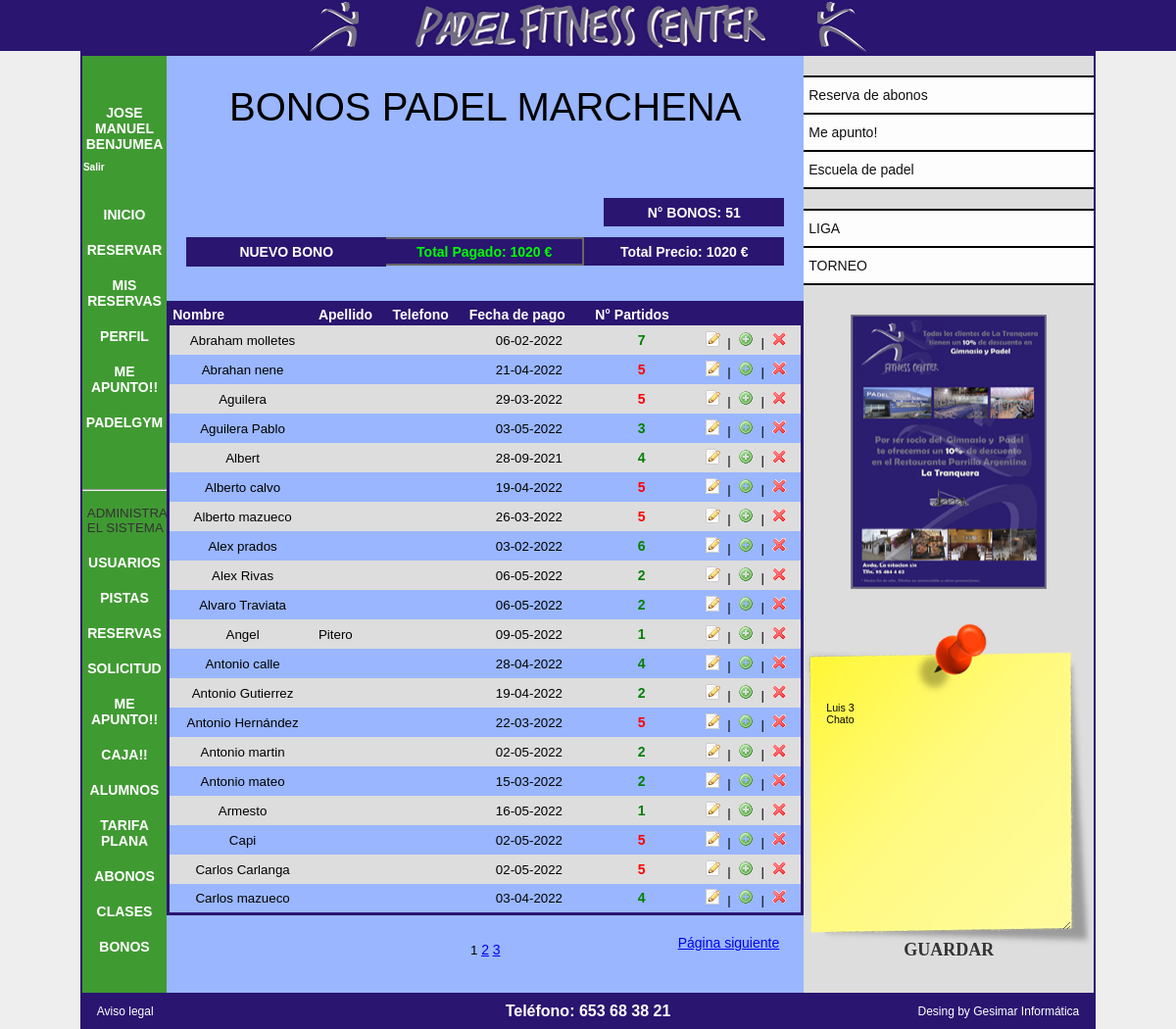
Screenshot of /usuarios/bono/lista_bono.php (signed in) with the database file from the repository.
### tables this page shows
CREATE TABLE IF NOT EXISTS `usuarios` (
  `id_usuario` int(11) NOT NULL,
  `mail` varchar(32) DEFAULT NULL,
  `nick` varchar(20) NOT NULL,
  `pass` varchar(50) DEFAULT NULL,
  `nombre` varchar(32) DEFAULT NULL,
  `apellido1` varchar(32) DEFAULT NULL,
  `apellido2` varchar(32) DEFAULT NULL,
  `dni` varchar(16) DEFAULT NULL,
  `telefono1` varchar(16) DEFAULT NULL,
  `telefono2` varchar(16) DEFAULT NULL,
  `calle` varchar(32) DEFAULT NULL,
  `numero` varchar(8) DEFAULT NULL,
  `bloque` varchar(8) DEFAULT NULL,
  `puerta` varchar(8) DEFAULT NULL,
  `fecha_nacimiento` date DEFAULT NULL,
  `dia_alta` date DEFAULT NULL,
  `hora_alta` time DEFAULT NULL,
  `privilegios` int(11) DEFAULT NULL
);

CREATE TABLE IF NOT EXISTS `bono` (
  `id_usuario` int(11) NOT NULL,
  `nombre` varchar(100) NOT NULL,
  `apellido` varchar(100) NOT NULL,
  `telefono` varchar(100) NOT NULL,
  `precio` int(11) NOT NULL,
  `fecha` varchar(100) NOT NULL,
  `dia` varchar(10) NOT NULL,
  `mes` varchar(10) NOT NULL,
  `ano` int(11) NOT NULL
);

CREATE TABLE IF NOT EXISTS `post_it` (
  `id` varchar(10) NOT NULL,
  `texto` varchar(1000) NOT NULL,
  `fecha` varchar(10) NOT NULL
);

### conexion.php (called while the page is built, shortened)
<?php
$tabla1='usuarios';
$tabla31='bono';
$tabla32='bono_partidos';
$tabla39='post_it';
?>

### usuarios/bono/lista_bono.php (the view, shortened to what this page needs)
<?php
include("../../conexion.php");
include("../../includes.php");
$TAMANO_PAGINA = 20;
$pagina = $_GET["pagina"];
if (!$pagina) {
    $inicio = 0;
    $pagina=1;
}
else {
    $inicio = ($pagina - 1) * $TAMANO_PAGINA;
}
$ssql = "select * from `$tabla31` ";
$rs = mysqli_query($conexion, $ssql);
$num_total_registros = mysqli_num_rows($rs);
$total_paginas = ceil($num_total_registros / $TAMANO_PAGINA);
$sql="SELECT COUNT(*) FROM `$tabla31`";
$consulta=mysqli_query($conexion, $sql);
$rcount= mysqli_fetch_assoc($consulta);
$ssql="SELECT COUNT(*) FROM `$tabla31`";
$consulta2=mysqli_query($conexion, $ssql);
$suma=0;
$tabla12= mysqli_query($conexion, "select precio from `$tabla31` ");
	while ($registro12 = mysqli_fetch_array($tabla12)) {
	$suma=$suma+$registro12['precio'];
	}
$suma2=0;
$tabla122= mysqli_query($conexion, "select precio from `$tabla31`");
	while ($registro122 = mysqli_fetch_array($tabla122)) {
	$suma2=$suma2+$registro122['precio'];
}
encabezado();
	echo "<link href='../../estilos.css' rel='stylesheet' type='text/css' />";
cabecera();
col_izda1();
enlaces_izda();
administrar();
col_izda2();
cuerpo1();
?>
<div id="cabecera_alumnos"> BONOS PADEL MARCHENA</div>
<br />
 <br />
<br />
 <br />
<div id='numero_alumno'><a><?php echo "<b>N&deg; BONOS: </b>".$rcount['COUNT(*)']." "?></a></div>
<br />
<br />
<div id='total_precio'><a><?php echo "<b>Total Precio: </b>".$suma." &euro;"?></a></div>
<?php
if ($suma>$suma2){ ?>
	<div id='total_precio_neg'><a><?php echo "<b>Total Pagado : </b>".$suma2." &euro;"?></a></div>
<? }else{ ?>
<div id='total_precio_pos'><a><?php echo "<b>Total Pagado: </b>".$suma2." &euro;"?></a></div>
<? }?>
<div id='boton_nuevo'><a href='alta_bono.php'>NUEVO BONO</a></div>
<?
$ssql = "select * from `$tabla31` ORDER BY nombre limit " . $inicio . "," . $TAMANO_PAGINA ;
$resultado = mysqli_query($conexion, $ssql);
echo "<br><br><br>";
echo "<table border='0' id='tabla_gestion' width='650'>";
echo "<tr id='cabecera_tabla'> <td> <div id='texto_titulo'> Nombre </div></td>
  <td><div id='texto_titulo'> Apellido </div></td>
  <td><div id='texto_titulo'> Telefono </div></td>
  <td><div id='texto_titulo'> Fecha de pago </div></td>
  <td><div id='texto_titulo'> N&deg; Partidos </div></td>
  <td></td>";
$i=1;
while ($row=mysqli_fetch_assoc($resultado)){
$id_usuario=$row['id_usuario'];
$nombre=$row['nombre'];
$apellido=$row['apellido'];
$telefono=$row['telefono'];
$fecha=$row['fecha'];
$i++;
	$ssql_partidos = "SELECT SUM(b1+b2+b3+b4+b5+b6+b7+b8+b9+b10) as total FROM `$tabla32` WHERE id_usuario=$id_usuario" ;
	$resultado_partidos = mysqli_query($conexion, $ssql_partidos);
	while ($row_partidos=mysqli_fetch_assoc($resultado_partidos)){
	$partidos=$row_partidos["total"];
if($i%2==0){
	$estilo="fila_par";
}else{
	$estilo="fila_inpar";
	}
		echo "<tr id='".$estilo."'>";
			echo "<td align='center'>".$nombre."</td>";
			echo "<td align='left'>".$apellido."</td>";
			echo "<td align='left'>".$telefono."</td>";
			echo "<td align='center'>".$fecha."</td>";
			echo "<td align='center'>";
			if ($partidos=='5'){
				echo "<a style='color:red; cursor:point'><b>".$partidos."</b></a> ";
				}else{
				echo "<a style='color:green; cursor:point'><b>".$partidos."</b></a>";
				}
			echo "</td>";
			echo "<td><a href='bono.php?accion=modificar&id=$id_usuario'><img src='../../imagenes/edit.gif' alt='editar' border='0'></a>";
			echo  "&nbsp;&nbsp;|&nbsp;&nbsp;<a href='datosBono.php?id=$id_usuario'><img src='../../imagenes/add.gif' name='borrar' alt='borrar' border='0'></a></div>";
			echo  "&nbsp;&nbsp;|&nbsp;&nbsp;<a href='lista_bono.php?accion=borrar&id=$id_usuario'><img src='../../imagenes/delete.gif' name='borrar' alt='borrar' border='0'></a></div></td>";
	 echo "</tr>";
	}
}
	echo "</table>";
$pag_siguiente=$pagina+1;
?>
<br><br><br><br>
<table border="0" width="600">
<tr>
	<td width="200" align="left">
<?php
echo "</td>";
echo "<td align='center'>";
if ($total_paginas > 1){
    for ($i=1;$i<=$total_paginas;$i++){
       if ($pagina == $i)
          echo $pagina . " ";
       else
          echo "<a href='lista_bono.php?pagina=" . $i . "'class=izquierda>" . $i . "</a> ";
    }
}
?>
</td>
<td width="200" align="right">
	<?php
if($pagina==$total_paginas){
	echo "&nbsp;";
}else{
	echo "<a href='lista_bono.php?pagina=".$pag_siguiente."'>P&aacute;gina siguiente</a>";
	echo "<br>";
	echo "<br>";
}
?>
</td>
</table>
<br />
<br />
<?php
cuerpo2();
col_derecha1();
eventos1();
col_derecha2();
pie();
?>

### includes.php (shortened to what this page needs)
<?php function encabezado(){ ?>
<html>
<head>
	<link href="estilos.css" rel="stylesheet" type="text/css" />
<?php
$directorio_actual=$_SERVER['PHP_SELF'];
$palabras=explode("/",$directorio_actual);
$palabras_contadas=count($palabras);
if ($palabras_contadas==4){
	$directorio_padre='../../';
}elseif($palabras_contadas==3){
	$directorio_padre='';
}
    		    ?>
<?php
	$f = explode("/", $_SERVER['PHP_SELF']);
	$directorio_actual=$f[count($f)-3];
	if($directorio_actual=='usuarios' OR $directorio_actual=='gestion'){
?>
	<link rel="stylesheet" href="<?php echo $directorio_padre; ?>css/lightbox.css" type="text/css" media="screen" />
<?php
	}
} ?>
<?php function cabecera(){ ?>
</head>
<body>
<table border='0' width='100%' height='100%' id='pagina'>
	<tr>
		<td id='franja_izda'>&nbsp;</td>
		<td width='85%' id='contenido' align='center' valign='top'>
<table border="0" width='100%' height='100%'>
<tr>
	<td colspan='3' height='50' id='cabecera' align='center'>
		<table border='0' height='100%'>
			<tr>
			<?php
			$f = explode("/", $_SERVER['PHP_SELF']);
			$directorio=$f[count($f)-2];
				if($directorio=="padelmarchena"){
					echo "<td><a href='index.php'><img src='logo.png'></a></td>";
				}else{
					echo "<td><a href='../../../index.php'><img src='../logo.png'></a></td>";
				}
			?>
			</tr>
		</table>
	</td>
</tr>
<?php } ?>
<?php function col_izda1(){ ?>
<tr>
	<td width='200' id='col_izquierda' valign='top'>
<?php } ?>
<?php function enlaces_izda(){
	if($_SESSION['autenticado']=='si'){
	$f = explode("/", $_SERVER['PHP_SELF']);
	$enlace_seleccionado=$f[count($f)-1];
	$directorio=$f[count($f)-2];
	$directorio_padre=$f[1];
?>
<?php
$directorio_actual=$_SERVER['PHP_SELF'];
$palabras=explode("/",$directorio_actual);
$palabras_contadas=count($palabras);
if ($palabras_contadas==4){
	$directorio_padre='../../';
}elseif($palabras_contadas==3){
	$directorio_padre='';
}
    		    ?>
		<table border='0' id='enlaces' width='100%'>
			<tr>
				<td>
				<?php
				include("conexion.php");
				$ssql_usuario = "SELECT nombre, apellido1 FROM `$tabla1` WHERE id_usuario=$_SESSION[id]";
				$resultado_usuario = mysqli_query($conexion, $ssql_usuario);
				$row_usuario = mysqli_fetch_object($resultado_usuario);
				echo "<div id='nombre_usuario'>".$row_usuario->nombre." ".$row_usuario->apellido1;
				echo "<br><div id='enlace_salir'><a href='../../salir.php'>Salir</a></div>";
				echo "</div>";
				?>
				</td>
			</tr>
			<tr>
				<td <?php if($directorio=="padelmarchena" AND $enlace_seleccionado!="index.php"){echo "id='seleccionado'";} ?>><a href='<?php echo $directorio_padre; ?>index.php'>INICIO</a></td>
			</tr>
			<tr>
				<td <?php if($enlace_seleccionado=="reservas.php"){echo "id='seleccionado'";} ?>><a href='<?php echo $directorio_padre; ?>usuarios/reservas/reservas.php'>RESERVAR</a></td>
			</tr>
			<tr>
				<td <?php if($enlace_seleccionado=="mis_reservas.php"){echo "id='seleccionado'";} ?>><a href='<?php echo $directorio_padre; ?>usuarios/reservas/mis_reservas.php'>MIS RESERVAS</a>
				</td>
			</tr>
			<tr>
				<td <?php if($enlace_seleccionado=="perfil.php"){echo "id='seleccionado'";} ?>><a href='<?php echo $directorio_padre; ?>usuarios/datos/perfil.php'>PERFIL</a></td>
			</tr>
			<tr>
				<td <?php if($directorio=="meapunto"){echo "id='seleccionado_nuevo'";}else{echo "id='enlace_nuevo'";} ?>><a href='<?php echo $directorio_padre; ?>usuarios/meapunto/gestion_meapunto.php'>ME APUNTO!!</a></td>
			</tr>
            <tr>
				<td <?php if($enlace_seleccionado=="mis_reservas.php"){echo "id='seleccionado'";} ?>><a href='<?php echo $directorio_padre; ?>usuarios/padelgym/lista_padelgym.php'><b>PADELGYM</b></a>
				</td>
			</tr>
		</table>
<?php
	}
} ?>
<?php function administrar(){
	if($_SESSION['autenticado']=='si' AND $_SESSION['privilegios']=='1'){
	$f = explode("/", $_SERVER['PHP_SELF']);
	$enlace_seleccionado=$f[count($f)-1];
	$directorio=$f[count($f)-2];
?>
<?php
$directorio_actual=$_SERVER['PHP_SELF'];
$palabras=explode("/",$directorio_actual);
$palabras_contadas=count($palabras);
if ($palabras_contadas==4){
	$directorio_padre='../../';
}elseif($palabras_contadas==3){
	$directorio_padre='../';
}
    		    ?>
		<table border='0' id='enlaces' width='100%'>
			<tr>
				<td><hr></td>
			</tr>
			<tr>
				<td class='titulo'>ADMINISTRA EL SISTEMA</td>
			</tr>
			<tr>
				<td <?php if($directorio=="gest_usuarios" AND $enlace_seleccionado!='solicitud.php'){echo "id='seleccionado'";} ?>><a href='<?php echo $directorio_padre; ?>gestion/gest_usuarios/usuarios.php'>USUARIOS</a></td>
			</tr>
			<tr>
				<td <?php if($directorio=="gest_pistas"){echo "id='seleccionado'";} ?>><a href='<?php echo $directorio_padre; ?>gestion/gest_pistas/pistas.php'>PISTAS</a></td>
			</tr>
			<tr>
				<td <?php if($directorio=="gest_reservas"){echo "id='seleccionado'";} ?>><a href='<?php echo $directorio_padre; ?>gestion/gest_reservas/gestion_reservas.php'>RESERVAS</a></td>
			</tr>
			<tr>
				<td <?php if($enlace_seleccionado=='solicitud.php'){echo "id='seleccionado'";} ?>><a href='<?php echo $directorio_padre; ?>gestion/gest_usuarios/solicitud.php'>SOLICITUD</a></td>
			</tr>
			<tr>
				<td <?php if($directorio=="gest_meapunto"){echo "id='seleccionado'";} ?>><a href='<?php echo $directorio_padre; ?>gestion/gest_meapunto/alta_meapunto.php'>ME APUNTO!!</a></td>
			</tr>
            <tr>
				<td <?php if($enlace_seleccionado=="caja.php"){echo "id='seleccionado'";} ?>><a href='<?php echo $directorio_padre1; ?>../../usuarios/caja/caja.php'>CAJA!!</a></td>
			</tr>
              <tr>
				<td <?php if($enlace_seleccionado=="lista_alumnos.php"){echo "id='seleccionado'";} ?>><a href='<?php echo $directorio_padre1; ?>../../usuarios/alumnos/lista_alumnos.php'>ALUMNOS</a></td>
			</tr>
            <tr>
				<td <?php if($enlace_seleccionado=="tarifa_plana.php"){echo "id='seleccionado'";} ?>><a href='<?php echo $directorio_padre1; ?>../../usuarios/tarifa/tarifa_plana.php'>TARIFA PLANA</a></td>
			</tr>
             <tr>
				<td <?php if($enlace_seleccionado=="abono.php"){echo "id='seleccionado'";} ?>><a href='<?php echo $directorio_padre1; ?>../../usuarios/abono/abono.php'>ABONOS</a></td>
			</tr>
               <tr>
				<td <?php if($enlace_seleccionado=="abono.php"){echo "id='seleccionado'";} ?>><a href='<?php echo $directorio_padre1; ?>../../usuarios/clases/lista_bono.php'>CLASES</a></td>
			</tr>
            <tr>
				<td <?php if($enlace_seleccionado=="abono.php"){echo "id='seleccionado'";} ?>><a href='<?php echo $directorio_padre1; ?>../../usuarios/bono/lista_bono.php'>BONOS</a></td>
			</tr>
		</table>
<?php
	}
} ?>
<?php function col_izda2(){ ?>
	</td>
<?php } ?>
<?php function cuerpo1(){ ?>
	<td valign='top' align='center' id='muro' width='700'>
	<table border='0' width='100%'>
		<tr>
			<td align='center'>
<?php } ?>
<?php function cuerpo2(){ ?>
			</td>
		</tr>
</table>
	</td>
<?php } ?>
<?php function col_derecha1(){ ?>
	<td width='200' id='col_derecha' valign='top' align='center'>
<?php } ?>
<?php function eventos1(){
?>
<?php
$directorio_actual=$_SERVER['PHP_SELF'];
$palabras=explode("/",$directorio_actual);
$palabras_contadas=count($palabras);
if ($palabras_contadas==4){
	$directorio_padre='../../';
}elseif($palabras_contadas==3){
	$directorio_padre='../';
}
    		    ?>
<table border='2' id='enlaces_derecha'>
	<tr>
		<td><a href='<?php echo $directorio_padre; ?>extras/abonos.php'>Reserva de abonos</a></td>
	</tr>
	<tr>
		<td><a href='<?php echo $directorio_padre; ?>extras/meapunto.php'>Me apunto!</a></td>
	</tr>
	<tr>
		<td><a href='<?php echo $directorio_padre; ?>extras/escuela_padel.pdf' target='_blank'>Escuela de padel</a></td>
	</tr>
</table>
<table id="enlaces_derecha2">
    <tr>
		<td><a href='<?php echo $directorio_padre; ?>extras/reto_liga.php'>LIGA</a></td>
	</tr>
	<tr>
		<td><a href='<?php echo $directorio_padre; ?>torneo'>TORNEO</a></td>
	</tr>
</table>
<br></br>
<a href="<?php echo $directorio_padre; ?>images/image-1.jpg" rel="lightbox"><img src="<?php echo $directorio_padre; ?>images/thumb-1.jpg" width="200" height="280" alt="" id='cartel' /></a>
<br>
<br>
 <?
				if($_SESSION['autenticado']=='si' AND $_SESSION['privilegios']=='1' OR $_SESSION['privilegios']=='522959'){
				include("conexion.php");
                $sql_post_it = mysqli_query($conexion, "SELECT texto FROM `$tabla39` ");
				$row_post_it = mysqli_fetch_object($sql_post_it);
				?>
                <div id="post_it">
                	<form action="../../../../../../post-it.php" method="post">
                    	<textarea name="textarea" id="contenido" ><? echo $row_post_it->texto; ?></textarea>
                        <input type="submit" name="Guardar" value="GUARDAR" />
                     </form>
		        </div>
                <br>
				<br>
				<br>
                <? } ?>
<?php
	}
?>
<?php function col_derecha2(){ ?>
	</td>
</tr>
<?php } ?>
<?php function pie(){ ?>
<tr>
	<td colspan='3' height='30'>
		<div id='pie'>
			<table border='0' width='100%' id='pie_pagina'>
				<tr>
					<td ><a href='nota.php'>Aviso legal</a></td>
					<td class='telefono' align='center'>Tel&eacute;fono: 653 68 38 21</td>
					<td align='right'><a href='http://www.gesimar.es'>Desing by Gesimar Inform&aacute;tica</a></td>
				</tr>
			</table>
		</div>
	</td>
</tr>
</table>
		</td>
		<td id='franja_derecha'>&nbsp;</td>
	</tr>
</table>
</body>
</html>
<?php } ?>

### rows the page displays
usuarios: nombre "JOSE MANUEL", apellido1 "BENJUMEA"
bono: nombre "Abraham molletes", fecha "06-02-2022", partidos "7"
bono: nombre "Abrahan nene", fecha "21-04-2022", partidos "5"
bono: nombre "Aguilera", fecha "29-03-2022", partidos "5"
bono: nombre "Aguilera Pablo", fecha "03-05-2022", partidos "3"
bono: nombre "Albert", fecha "28-09-2021", partidos "4"
bono: nombre "Alberto calvo", fecha "19-04-2022", partidos "5"
bono: nombre "Alberto mazueco", fecha "26-03-2022", partidos "5"
bono: nombre "Alex prados", fecha "03-02-2022", partidos "6"
bono: nombre "Alex Rivas", fecha "06-05-2022", partidos "2"
bono: nombre "Alvaro Traviata", fecha "06-05-2022", partidos "2"
bono: nombre "Angel", apellido "Pitero", fecha "09-05-2022", partidos "1"
bono: nombre "Antonio calle", fecha "28-04-2022", partidos "4"
bono: nombre "Antonio Gutierrez", fecha "19-04-2022", partidos "2"
bono: nombre "Antonio Hernández", fecha "22-03-2022", partidos "5"
bono: nombre "Antonio martin", fecha "02-05-2022", partidos "2"
bono: nombre "Antonio mateo", fecha "15-03-2022", partidos "2"
bono: nombre "Armesto", fecha "16-05-2022", partidos "1"
bono: nombre "Capi", fecha "02-05-2022", partidos "5"
bono: nombre "Carlos Carlanga", fecha "02-05-2022", partidos "5"
bono: nombre "Carlos mazueco", fecha "03-04-2022", partidos "4"
post_it: textarea "Luis 3 Chato"

### other values shown
$rcount['COUNT(*)'] "51"
$suma "1020"
$suma2 "1020"
